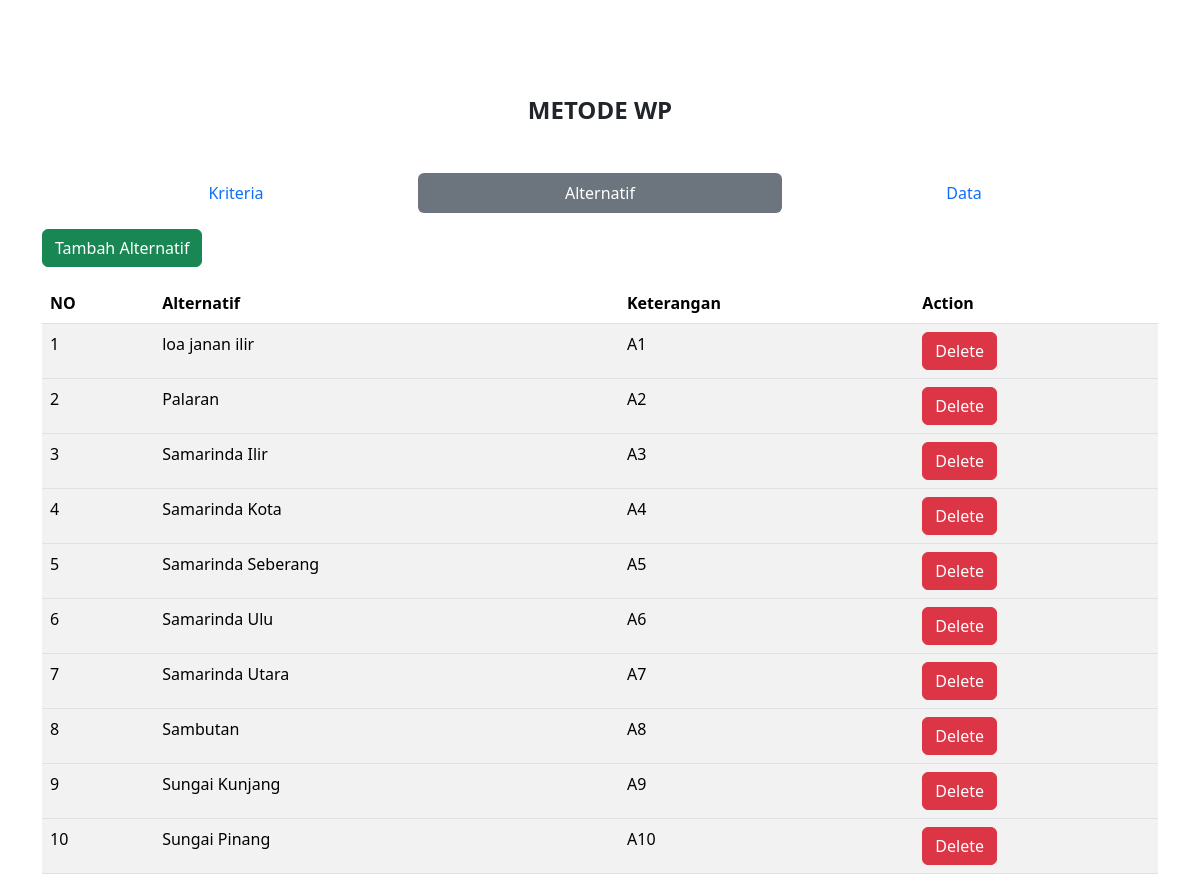
The app's page /pages/alternatif.php with its own data.
### tables this page shows
CREATE TABLE `alternatif` (
  `id` int NOT NULL,
  `alternatif` varchar(255) NOT NULL,
  `keterangan` varchar(255) NOT NULL
);

### pages/alternatif.php (the view, shortened to what this page needs)
<!DOCTYPE html>
<html lang="en">
<head>
    <link href="https://cdn.jsdelivr.net/npm/bootstrap@5.3.1/dist/css/bootstrap.min.css" rel="stylesheet"
>
</head>
<body>
    <div class="container">
        <div class="container pt-5">
        <h4 class="my-5 text-center fw-bold" >METODE WP</h4>
            <ul class="nav nav-pills nav-justified">
                <li class=" nav-item">
                    <a href="welcome.php?p=kriteria"class="nav-link  ">Kriteria</a>
                </li>
                <li class=" nav-item">
                    <a href="welcome.php?p=alternatif"class="nav-link bg-secondary text-white active">Alternatif</a>
                </li>
                <li class=" nav-item">
                    <a href="welcome.php?p=dataAL"class="nav-link">Data</a>
                </li>
            </ul>
        </div>
        <div class="my-3">
            <a href="welcome.php?p=alternatif-input" class="btn btn-success"> Tambah Alternatif</a>
        </div>
        <div>
            <table class="table table-striped">
                <thead>
                    <tr>
                        <th scope="col">NO</th>
                        <th scope="col">Alternatif</th>
                        <th scope="col">Keterangan</th>
                        <th scope="col">Action</th>
                    </tr>
                </thead>
                <?php
        include 'konsdb.php';
        $nomor =1;
        $query ="SELECT*FROM alternatif";
        $tampil_alternatif= mysqli_query($koneksi,$query);
        if(mysqli_num_rows($tampil_alternatif)>0){
            while($r_tampil_alternatif=mysqli_fetch_array($tampil_alternatif)){
        ?>
                <tbody>
                    <tr>
                        <td><?php echo $nomor ?></td>
                        <td><?php echo $r_tampil_alternatif['alternatif']; ?></td>
                        <td><?php echo $r_tampil_alternatif['keterangan']; ?></td>
                        <td>
                        <a href="welcome.php?p=delete_alternatif&id=<?php echo urlencode($r_tampil_alternatif['id']); ?>"
                                        class="btn btn-danger"
                                        onclick="return confirm('apakah anda yakin ingin menghapus item?')">Delete</a>
                        </td>
                    </tr>
                   <?php
         $nomor++; }
        }
        else{
        }
                   ?>
                </tbody>
            </table>
        </div>
    </div>
    <link href="https://cdn.jsdelivr.net/npm/bootstrap@5.3.1/dist/css/bootstrap.min.css" rel="stylesheet"
>
</body>
</html>

### records on screen
alternatif: alternatif "loa janan ilir", keterangan "A1"
alternatif: alternatif "Palaran", keterangan "A2"
alternatif: alternatif "Samarinda Ilir", keterangan "A3"
alternatif: alternatif "Samarinda Kota", keterangan "A4"
alternatif: alternatif "Samarinda Seberang", keterangan "A5"
alternatif: alternatif "Samarinda Ulu", keterangan "A6"
alternatif: alternatif "Samarinda Utara", keterangan "A7"
alternatif: alternatif "Sambutan", keterangan "A8"
alternatif: alternatif "Sungai Kunjang", keterangan "A9"
alternatif: alternatif "Sungai Pinang", keterangan "A10"
